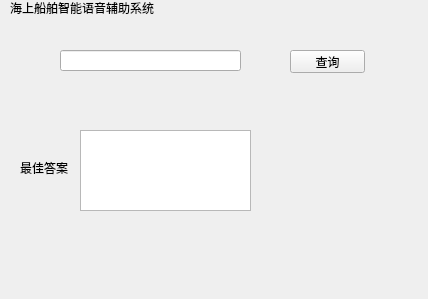
<?xml version="1.0" encoding="UTF-8"?>
<ui version="4.0">
 <class>Widget</class>
 <widget class="QWidget" name="Widget">
  <property name="geometry">
   <rect>
    <x>0</x>
    <y>0</y>
    <width>428</width>
    <height>299</height>
   </rect>
  </property>
  <property name="windowTitle">
   <string>Widget</string>
  </property>
  <widget class="QLabel" name="label">
   <property name="geometry">
    <rect>
     <x>10</x>
     <y>0</y>
     <width>211</width>
     <height>16</height>
    </rect>
   </property>
   <property name="text">
    <string>海上船舶智能语音辅助系统</string>
   </property>
  </widget>
  <widget class="QPushButton" name="submitButton">
   <property name="geometry">
    <rect>
     <x>290</x>
     <y>50</y>
     <width>75</width>
     <height>23</height>
    </rect>
   </property>
   <property name="text">
    <string>查询</string>
   </property>
  </widget>
  <widget class="QLineEdit" name="inputLineEdit">
   <property name="geometry">
    <rect>
     <x>60</x>
     <y>50</y>
     <width>181</width>
     <height>21</height>
    </rect>
   </property>
  </widget>
  <widget class="QLabel" name="label_2">
   <property name="geometry">
    <rect>
     <x>20</x>
     <y>160</y>
     <width>53</width>
     <height>15</height>
    </rect>
   </property>
   <property name="text">
    <string>最佳答案</string>
   </property>
  </widget>
  <widget class="QTextEdit" name="outputTextEdit">
   <property name="geometry">
    <rect>
     <x>80</x>
     <y>130</y>
     <width>171</width>
     <height>81</height>
    </rect>
   </property>
  </widget>
 </widget>
 <resources/>
 <connections/>
</ui>
